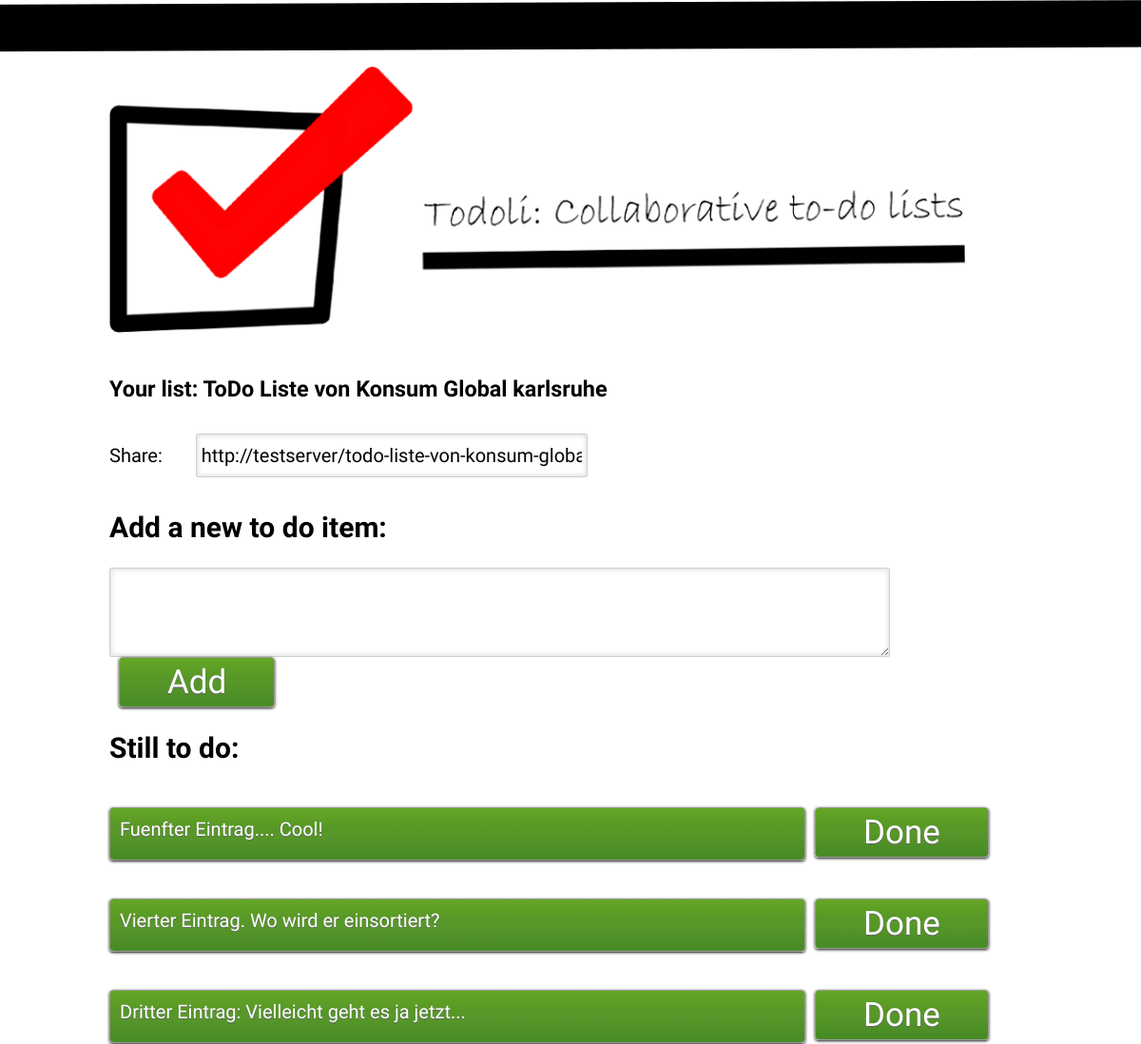
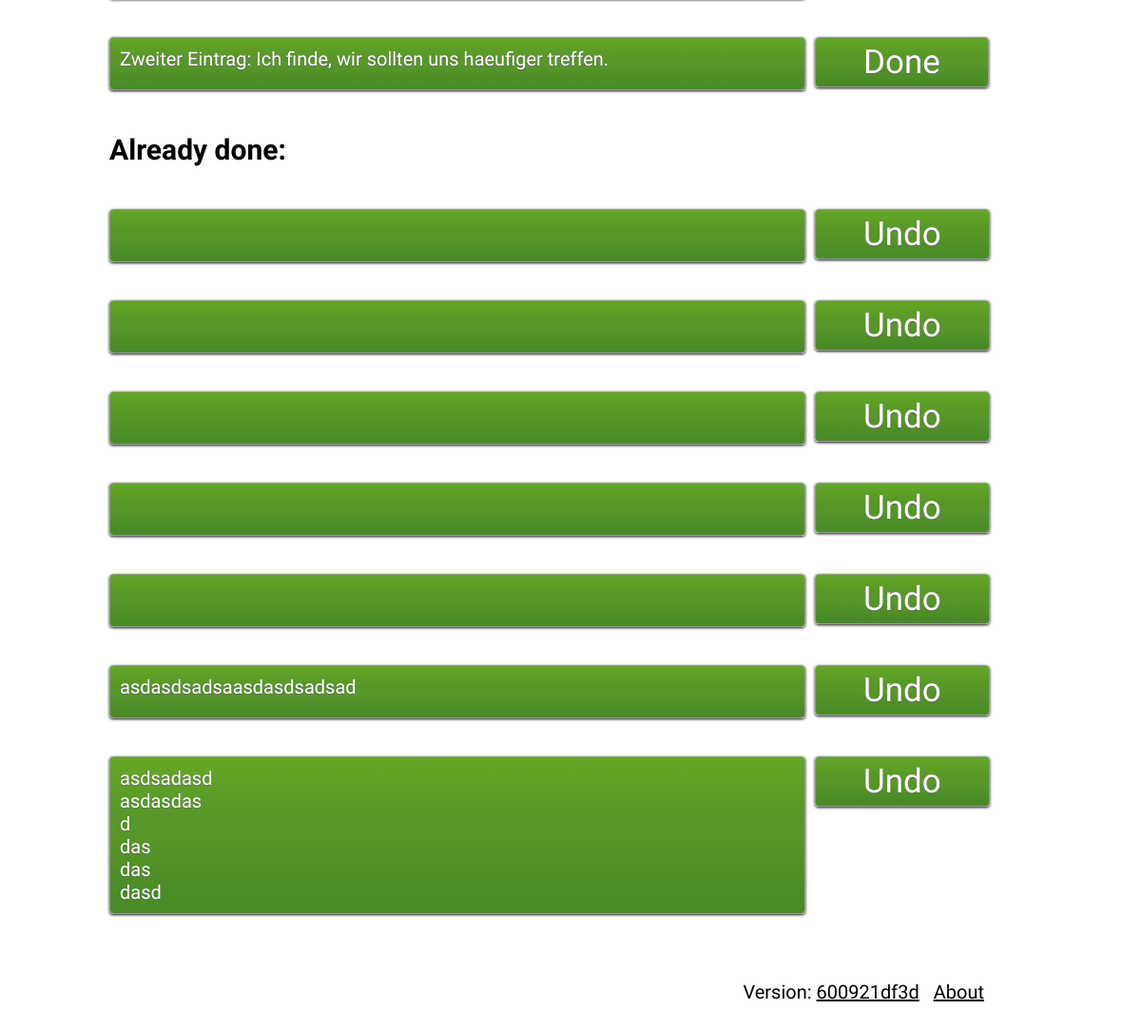
/todo-liste-von-konsum-global-karlsruhe/, run on an earlier commit of the app's database (2 pictures, top to bottom).
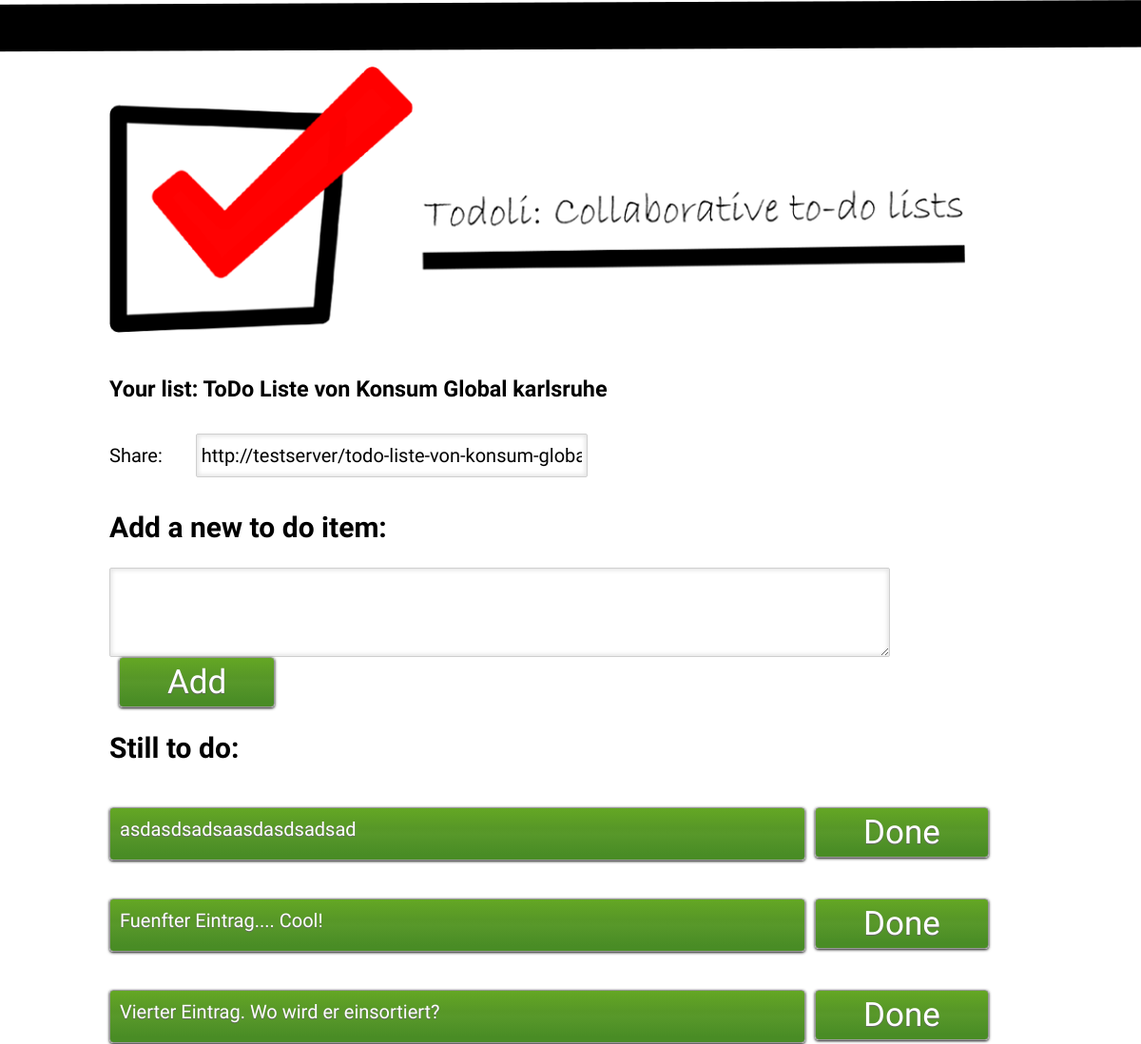
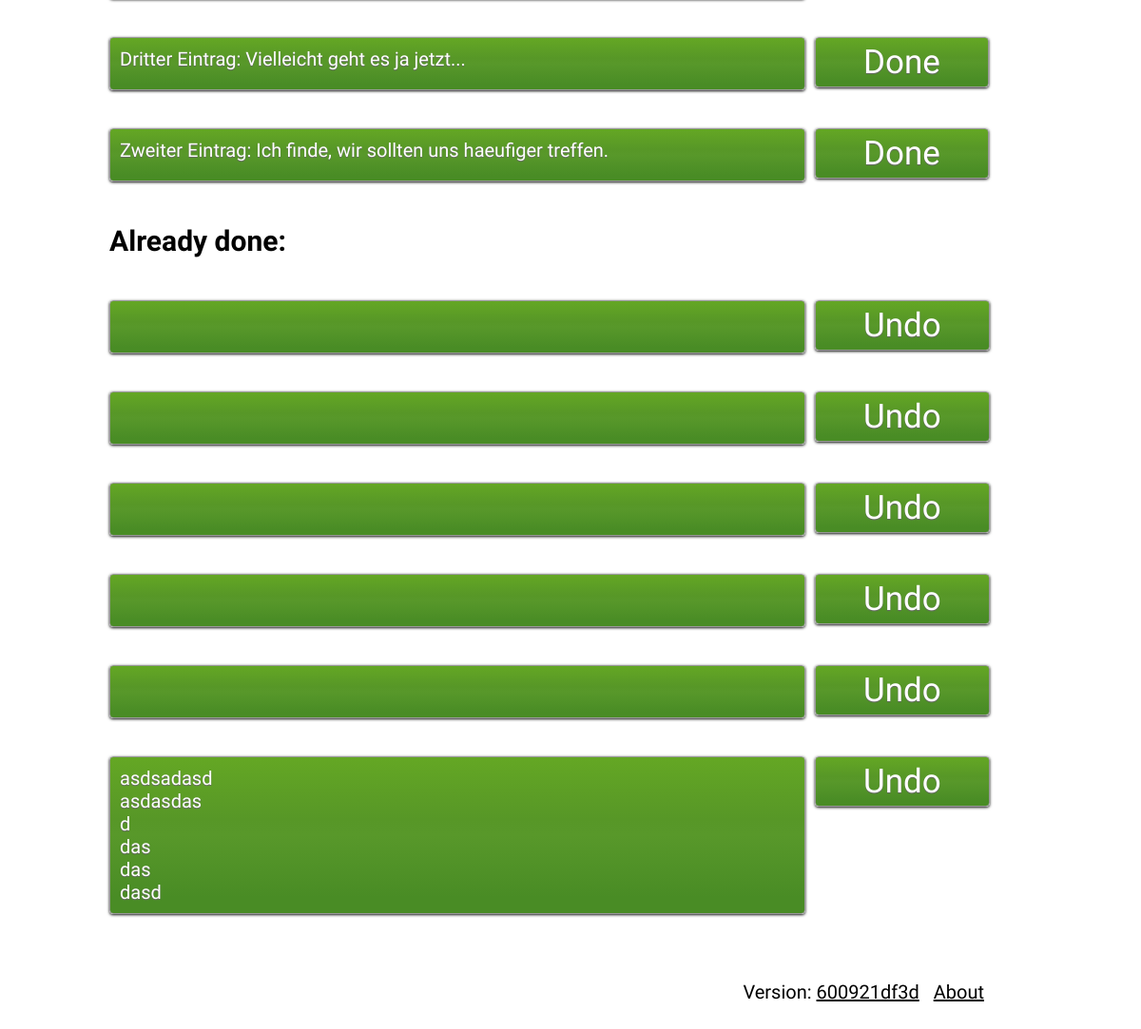
And on a later commit of the database (2 pictures, top to bottom).
### todolist/models.py (models this page shows, shortened)
class TodoList(models.Model):
    id = models.AutoField(primary_key=True)
    slug = models.SlugField(max_length=50)
    name = models.CharField(max_length=200)

class Entry(models.Model):
    todolist = models.ForeignKey(TodoList)
    content = models.TextField()
    status = models.BooleanField()
    class Meta:
        ordering = ["-pk"]

### todolist/views.py (the view)
# urls.py: url(r'^(?P<slug>[\w-]+)/$', TodoListShow.as_view(), name='todolist'),
class TodoListShow(DetailView):
    model = TodoList
    template_name = 'todolist/todolist.html'

### templates/todolist/todolist.html (shortened to what this page needs)
{% extends "todolist/base.html" %}
{% block content %}
<h3>Your list: {{ todolist.name }}</h3>
Share: <input class="input-url" type="text" onClick="this.select();" value="{{ request.build_absolute_uri }}" readonly />
<div>
<h2>Add a new to do item:</h2>
<form action="{% url 'todolists:todo_add' todolist.slug %}" method="post">
    <textarea class="input-text" rows="3" cols="70" name="content" autofocus="autofocus" required="required"></textarea>
    <input type="submit" class="button" value="Add" />
</form>
</div>
<br class="clear" />
<div>
<h2>Still to do:</h2>
    {% for entry in todolist.entry_set.all %}
        {% if not entry.status %}
            <div class="clear entry">
                {{ entry.content|linebreaks }}
                <form action="{% url 'todolists:todo_done' todolist.slug %}" method="post">
                    <input type="submit" class="button float-right" onclick="return confirm('This entry will be marked as completed.')" value="Done">
                </form>
            </div>
        {% endif %}
    {% endfor %}
</div>
<br class="clear" />
<div>
<h2>Already done:</h2>
    {% for entry in todolist.entry_set.all %}
        {% if entry.status %}
         <div class="clear">
                {{ entry.content|linebreaks }}
                <form style="text-align: right;" action="{% url 'todolists:todo_undo' todolist.slug %}" method="post">
                    <input type="submit" class="button float-right" onclick="return confirm('This entry will be marked as not completed.')" value="Undo">
                </form>
        </div>
         {% endif %}
    {% endfor %}
</div>
{% endblock %}

### templates/todolist/base.html (shortened to what this page needs)
<!DOCTYPE html>
<html>
<head>
    {% load staticfiles %}
     <link href="{% static "style.css" %}" rel="stylesheet" type="text/css" media="screen" />
</head>
<body>
<div id="wrapper">
<div id="logo">
    <img src="{% static "logo.png" %}" alt="Todoli: Collaborative to-do lists" />
</div>
{% block content %}{% endblock %}
<br class="clear" />
<footer>
    <ul id="footer-navigation">
        <li>
            Version: <a href="https://github.com/orschiro/todoli/commit/600921df3d4376c0977b047b79dfc56b8bb4071e" target="blank">600921df3d</a>
        </li>
        <li><a href="https://github.com/orschiro/todoli/blob/master/README.md" target="blank">About</a></li>
</footer>
</div>
</body>
</html>
<body>

### static/style.css (style rules this page uses)
body { font-family: 'Source Sans Pro', sans-serif; font-size: 20px; background: url(background.png) top center no-repeat; }
#wrapper { margin: 70px auto; width: 970px; }
#logo { margin-bottom: 40px; }
a { color: #000; }
h2 { text-shadow: -2px 2px 3px #fff; }
textarea,input.button { float:left; }
textarea,input { font-family: 'Source Sans Pro', sans-serif; font-size: 20px; padding: 10px 5px; }
.float-right { float: right; margin-top: 20px; }
.input-url { width: 400px; margin:10px 30px 10px; padding: 10px 5px; -webkit-border-radius: 2px; -moz-border-radius: 2px; border-radius: 2px; border: 1px solid #cfcfcf; -webkit-box-shadow: inset 0 0 4px 2px rgba(0,0,0, 0.1); -moz-box-shadow: inset 0 0 4px 2px rgba(0,0,0, 0.1); box-shadow: inset 0 0 4px 2px rgba(0,0,0, 0.1); }
.input-text { overflow: auto; -webkit-border-radius: 2px; -moz-border-radius: 2px; border-radius: 2px; border: 1px solid #cfcfcf; -webkit-box-shadow: inset 0 0 4px 2px rgba(0,0,0, 0.1); -moz-box-shadow: inset 0 0 4px 2px rgba(0,0,0, 0.1); box-shadow: inset 0 0 4px 2px rgba(0,0,0, 0.1); }
p { float: left; min-height: 34px; width: 710px; font-size: 20px; color: #FFF; padding: 10px; border: 1px solid #999; text-shadow: 0px 1px 1px #666; text-decoration: none; -moz-box-shadow: 0 1px 3px #111; -webkit-box-shadow: 0 1px 3px #111; box-shadow: 0 1px 3px #111; border-radius: 4px; -moz-border-radius: 4px; -webkit-border-radius: 4px; background: #64a724; background: -moz-linear-gradient(top, #64a724 0%, #579727 50%, #58982a 51%, #498c25 100%); background: -webkit-gradient(linear, left top, left bottom, from(#64a724), to(#498c25), color-stop(0.4, #579727), color-stop(0.5, #58982a), color-stop(.9, #498c25), color-stop(0.9, #498c25)); filter: progid:DXImageTransform.Microsoft.gradient( startColorstr='#64a724', endColorstr='#498c25', GradientType=0 ); }
.button { font-size: 35px; color: #FFF; padding: 5px 50px 5px 50px; border: 1px solid #999; margin-left: 10px; text-shadow: 0px 1px 1px #666; text-decoration: none; -moz-box-shadow: 0 1px 3px #111; -webkit-box-shadow: 0 1px 3px #111; box-shadow: 0 1px 3px #111; border-radius: 4px; -moz-border-radius: 4px; -webkit-border-radius: 4px; background: #64a724; background: -moz-linear-gradient(top, #64a724 0%, #579727 50%, #58982a 51%, #498c25 100%); background: -webkit-gradient(linear, left top, left bottom, from(#64a724), to(#498c25), color-stop(0.4, #579727), color-stop(0.5, #58982a), color-stop(.9, #498c25), color-stop(0.9, #498c25)); filter: progid:DXImageTransform.Microsoft.gradient( startColorstr='#64a724', endColorstr='#498c25', GradientType=0 ); cursor: pointer; }
.clear { clear: both; }
footer { margin: 50px; text-align: right; }
#footer-navigation li { display: inline; padding-left: 10px; }

What changed in the data, as far as the page shows it:
changed Entry "asdasdsadsaasdasdsadsad": moves from the list under "Already done:" to the list under "Still to do:"
